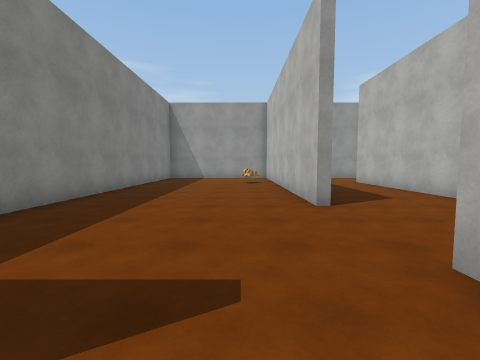
View 1 (above)

17 first-person views from a walk through a Unity game level. The camera is 1.5 m above the floor, tilts 4° down and sees 90° across. The floor is counted in squares, 2 m on a side. Each view is taken from the middle of a square. On the plan, view 1 faces up. The plan holds only what a view shows up to about 9 squares ahead; the rest is blank. The place goes on beyond the plan. The player character is not drawn. Some surface patterns are stand-ins.

View 2
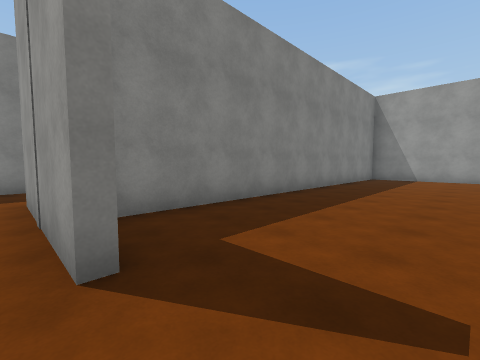

View 3
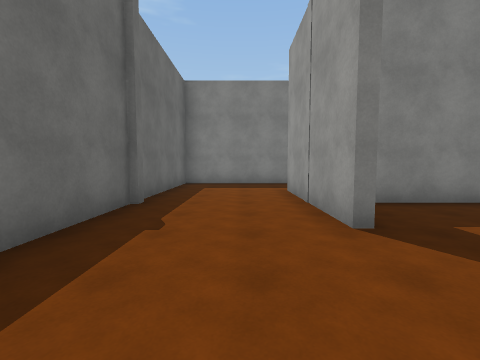

View 4
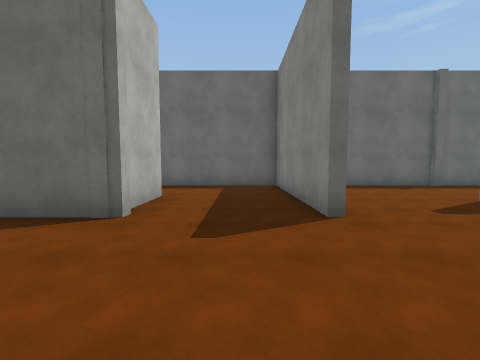

View 5
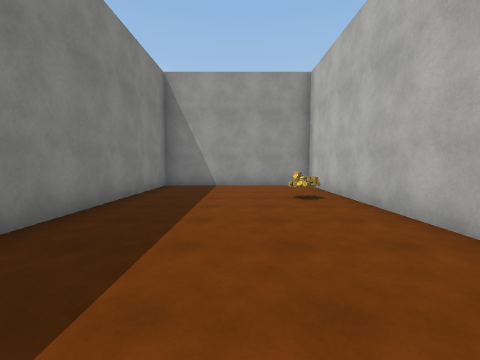

View 6
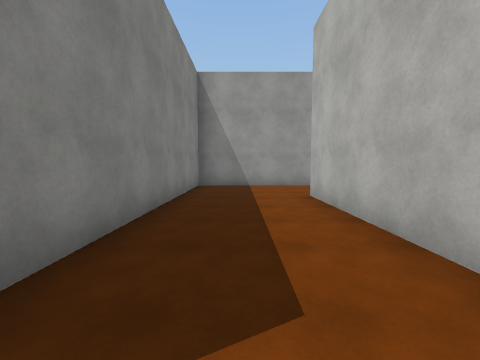

View 7
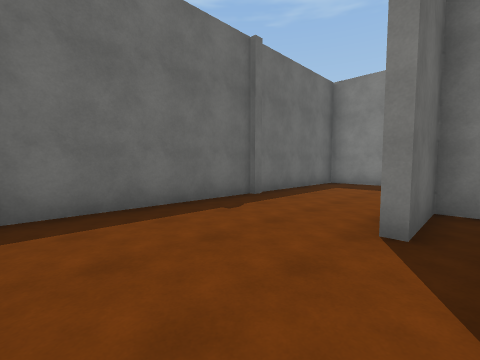

View 8
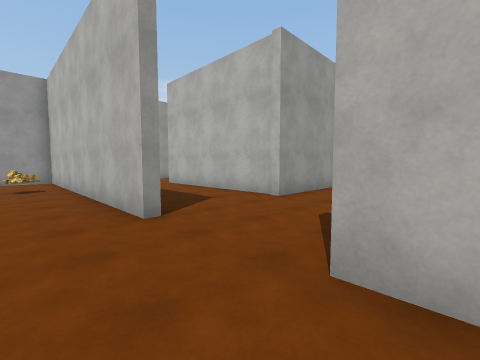

View 9
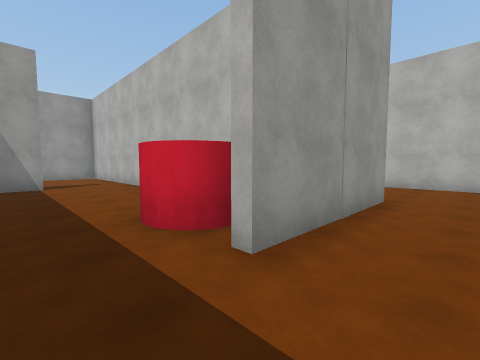

View 10
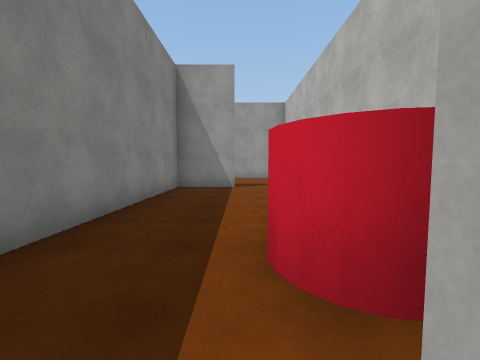

View 11
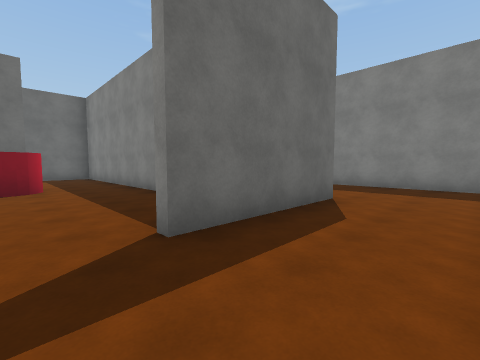

View 12
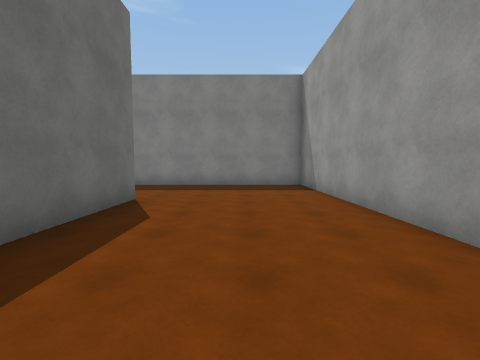

View 13
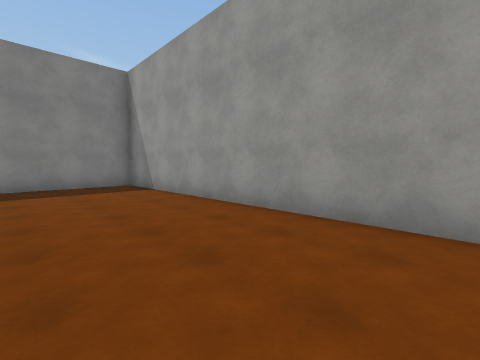

View 14
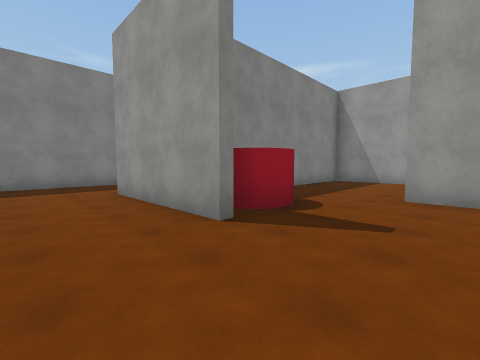

View 15
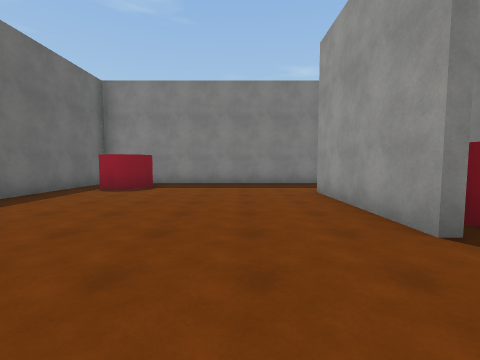

View 16
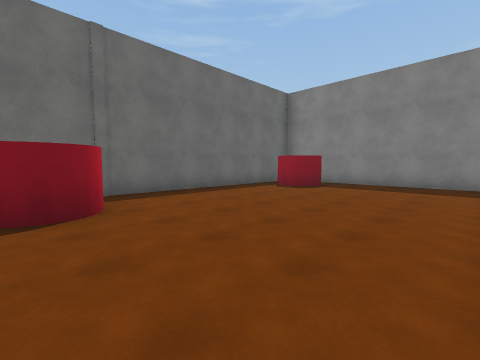

View 17
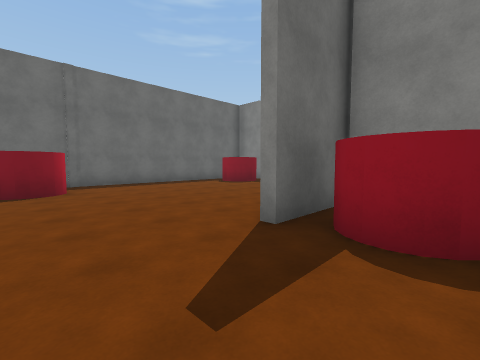

### Floor plan
Key: @ floor where view 1 was taken; # wall or solid block; . floor.
Columns run from 18 left of view 1 to 5 right of it. Each row starts with its distance up from view 1.
 13      ###################
 12      #........#.....#...
 11      #........#.....#...
 10      #........#.....#...
  9      #........#.....#..#
  8      #..####..#.....#..#
  7      #....#...#.....#..#
  6      ##...#...#.....#..#
  5 #.   ##...#...#.....#..#
  4 #..####...#...#........#
  3 #.........#...#.........
  2 #.........#..##.........
  1 #.........#..####...#..#
  0 #.........#.......@.#..#
 -1 ###.....###.........#...
 -2 # #.....# #.........#...
 -3 # ####### ##############

Where each view was taken, in squares from view 1:
view 1: 0 up, 0 right, facing up
view 2: 0 up, 0 right, facing up-left
view 3: 1 down, 1 right, facing left
view 4: 5 up, 3 right, facing down
view 5: 4 up, 1 left, facing up
view 6: 4 up, 3 right, facing up
view 7: 1 up, 1 right, facing down-left
view 8: 1 up, 0 right, facing up-right
view 9: 1 down, 7 left, facing up-right
view 10: 0 up, 6 left, facing up
view 11: 10 up, 5 left, facing down-left
view 12: 10 up, 5 left, facing left
view 13: 9 up, 5 left, facing up-left
view 14: 2 up, 9 left, facing up-left
view 15: 2 up, 9 left, facing left
view 16: 3 up, 9 left, facing down-left
view 17: 6 up, 9 left, facing down-left
